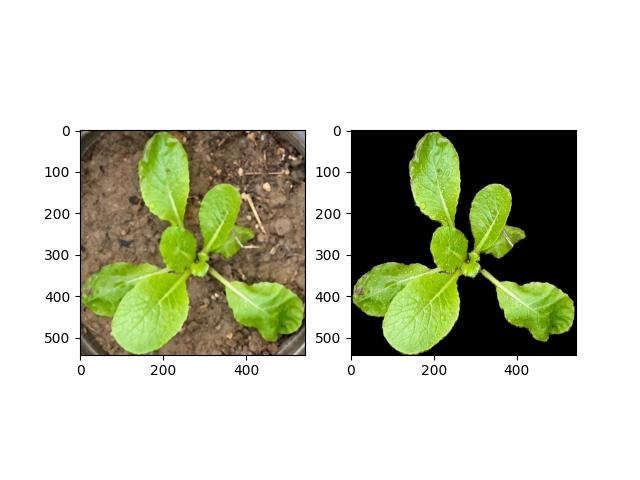
#> input picture calculate/1_jpg.rf.8ff73b6f6b4f1334830151396c2715ce.jpg, 640 x 480 px, found by its file name
$ python hist.py
#> lines starting #> are read from the running program, lines starting #| are printed output that depends on the picture
import cv2
import numpy as np
from matplotlib import pyplot as plt

#通过OpenCV读取图片信息
img = cv2.imread('/root/cabbage/yolov5/幼苗期/1_jpg.rf.8ff73b6f6b4f1334830151396c2715ce.jpg')
#> img is the input picture: shape (480, 640, 3); mean B, G, R 184.9, 203.2, 200
# BGR图转为HSV
hsv = cv2.cvtColor(img, cv2.COLOR_BGR2HSV)
#> hsv: shape (480, 640, 3); mean H, S, V 10.1, 38.4, 205.4
# 提取hsv中H通道数据
# H, S, V = cv2.split(hsv)
h = hsv[:, :, 0].ravel()
s= hsv[:, :, 1].ravel()
v= hsv[:, :, 2].ravel()
# hist_h=cv2.calcHist([H],[0],None,[180],[0,180])
# hist_s= cv2.calcHist([S],[0],None,[256],[0,256])
# hist_v=cv2.calcHist([V],[0],None,[256],[0,256])
# 直方图显示
plt.hist(h ,180, [0, 180])
plt.savefig('/root/cabbage/image_cut/calculate/h.jpg')
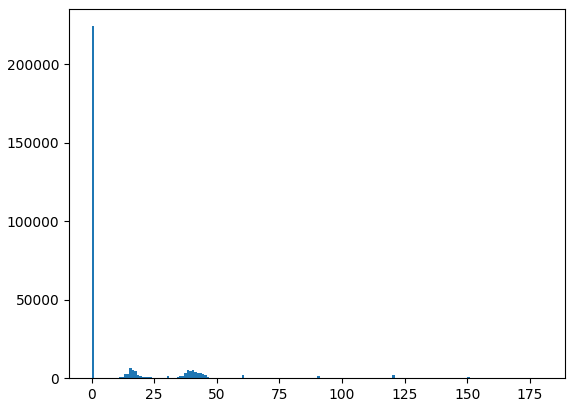
#> figure drawn by matplotlib, 1 panel; tallest bar 224281 high, from x = 0 to 1
# [4 lines of commented-out code are left out]
plt.show()

$ run again, with calculate/1_jpg.rf.bbba91133526e2694670687539dd3466.jpg copied over calculate/1_jpg.rf.8ff73b6f6b4f1334830151396c2715ce.jpg
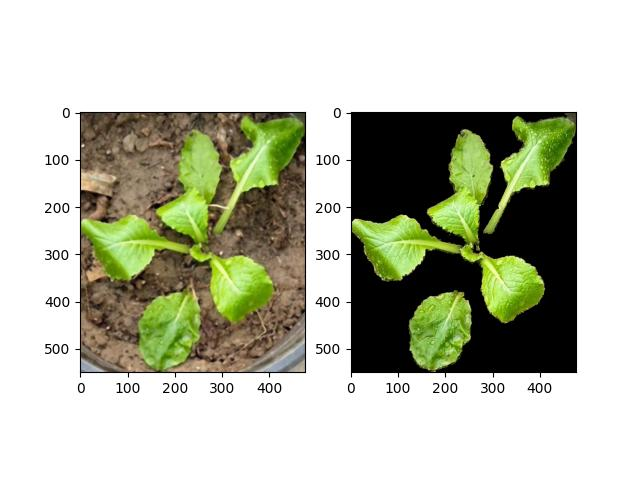
#> input picture calculate/1_jpg.rf.bbba91133526e2694670687539dd3466.jpg, 640 x 480 px, found by its file name
#> img is the input picture: shape (480, 640, 3); mean B, G, R 173.8, 191.5, 188.5
#> hsv: shape (480, 640, 3); mean H, S, V 11.4, 42.6, 193.9
#> `plt.savefig('/root/cabbage/image_cut/calculate/h.jpg')`:
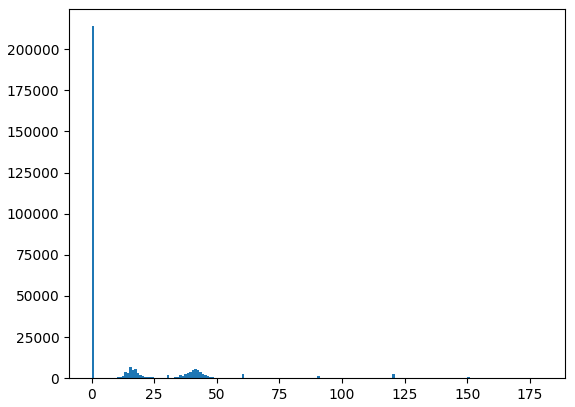
#> figure drawn by matplotlib, 1 panel; tallest bar 213945 high, from x = 0 to 1

$ run again, with calculate/2_jpg.rf.8210310dbff4d4fdae2111241c4491a4.jpg copied over calculate/1_jpg.rf.8ff73b6f6b4f1334830151396c2715ce.jpg
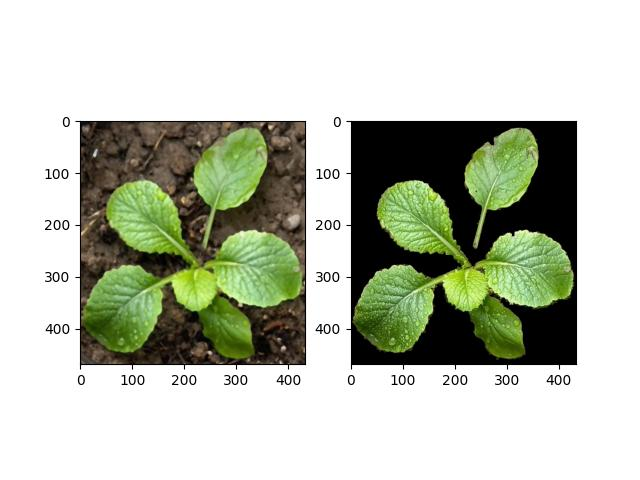
#> input picture calculate/2_jpg.rf.8210310dbff4d4fdae2111241c4491a4.jpg, 640 x 480 px, found by its file name
#> img is the input picture: shape (480, 640, 3); mean B, G, R 179.3, 194.7, 189.3
#> hsv: shape (480, 640, 3); mean H, S, V 12.5, 41.9, 195.8
#> `plt.savefig('/root/cabbage/image_cut/calculate/h.jpg')`:
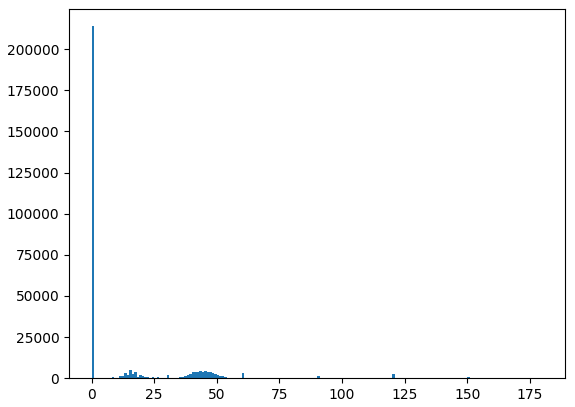
#> figure drawn by matplotlib, 1 panel; tallest bar 214024 high, from x = 0 to 1

$ run again, with calculate/2_jpg.rf.849f23bc70f123b4aa05efad0719a411.jpg copied over calculate/1_jpg.rf.8ff73b6f6b4f1334830151396c2715ce.jpg
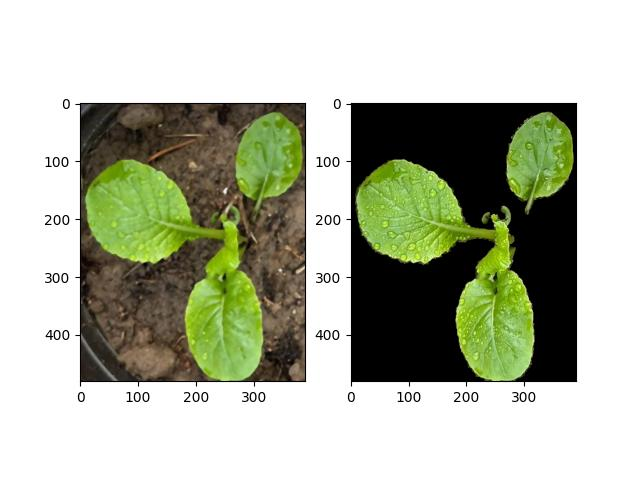
#> input picture calculate/2_jpg.rf.849f23bc70f123b4aa05efad0719a411.jpg, 640 x 480 px, found by its file name
#> img is the input picture: shape (480, 640, 3); mean B, G, R 165.1, 183.8, 179.1
#> hsv: shape (480, 640, 3); mean H, S, V 11.9, 44.8, 185.5
#> `plt.savefig('/root/cabbage/image_cut/calculate/h.jpg')`:
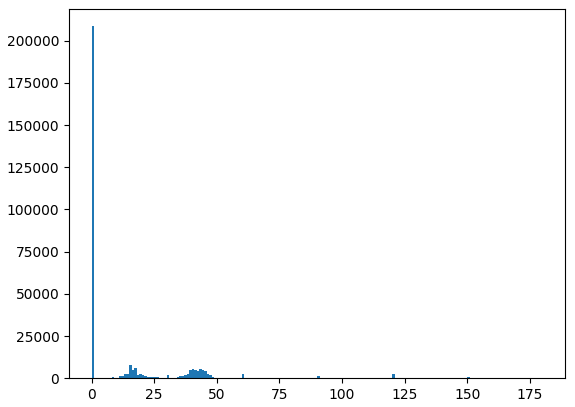
#> figure drawn by matplotlib, 1 panel; tallest bar 208613 high, from x = 0 to 1
